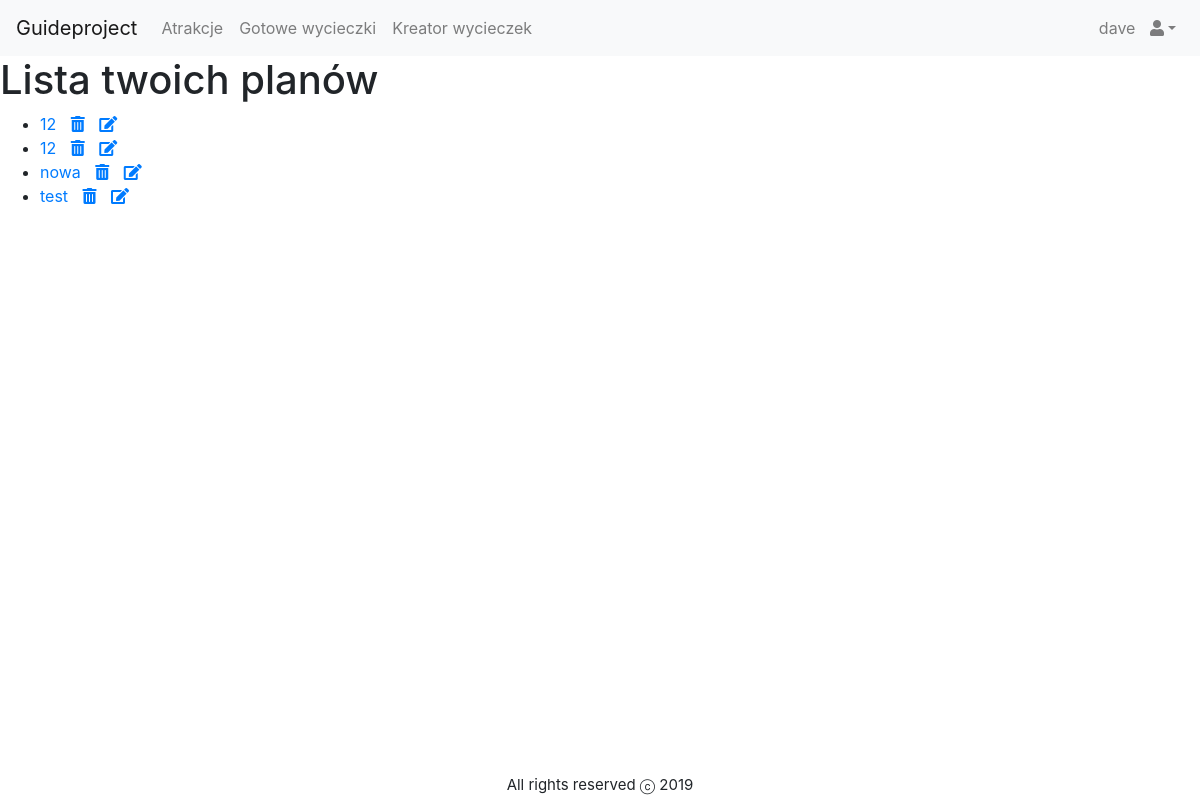
/guide/mytripplans (signed in), run on an earlier commit of the app's database.
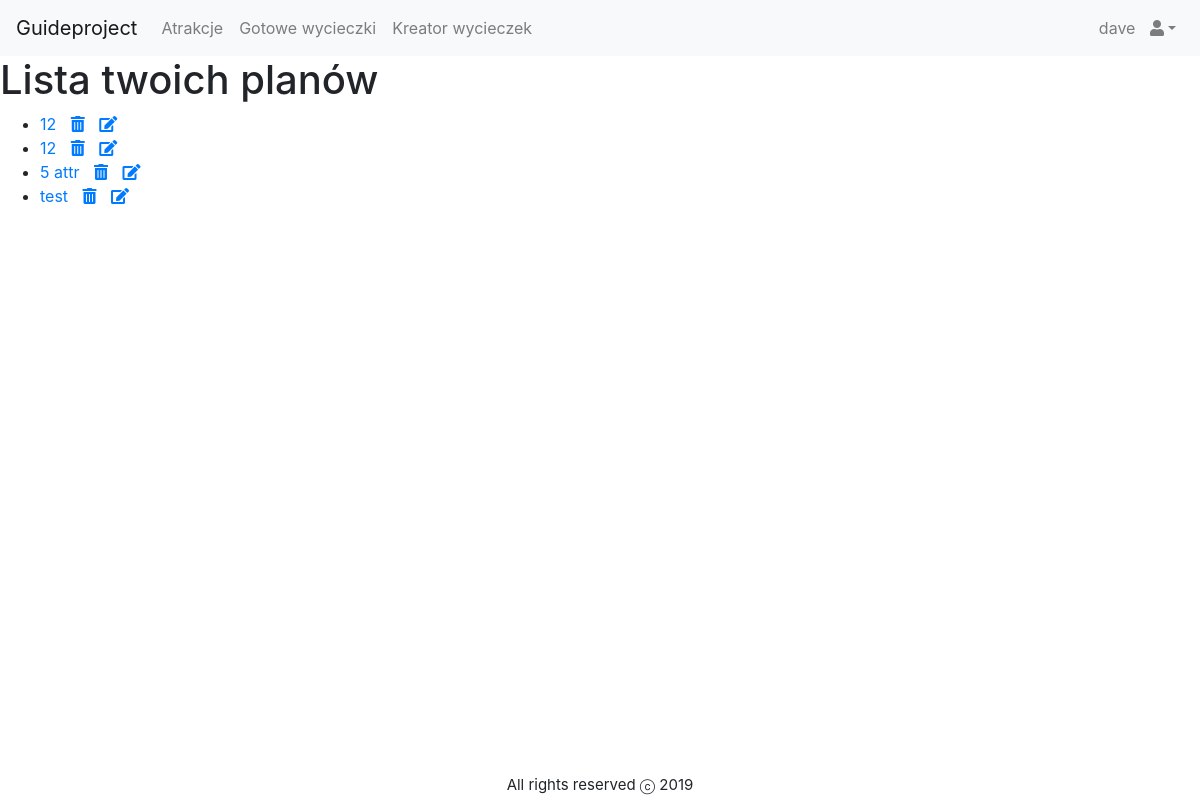
And on a later commit of the database.
### guide/models.py (models this page shows, shortened)
class TripPlan(models.Model):
    name = models.CharField(_("Name"), max_length=150)
    creator = models.ForeignKey("Client", verbose_name=_(
        "Creator"), on_delete=models.CASCADE, null=True, blank=True)
    attractions = models.ManyToManyField(
        "Attraction", verbose_name=_("Attraction list"))
    class Meta:
        ordering = ['name']

### guide/views.py (the view)
# urls.py: path("mytripplans", views.MyTripPlanListView.as_view(), name="my-trip-plans"),
class MyTripPlanListView(ListView):
    model = TripPlan
    template_name = "guide/mytripplan_list.html"
    context_object_name = "mytripplans"
    def get_queryset(self):
        return TripPlan.objects.filter(creator=self.request.user)

### guide/templates/guide/mytripplan_list.html (shortened to what this page needs)
{% extends "base.html" %}
{% block content %}
    <h1>Lista twoich planów</h1>
    {% if mytripplans %}
        <ul>
        {% for trip_plan in mytripplans  %}
        <li>
            <a href="{% url 'trip-plan-detail' trip_plan.pk %}" >{{trip_plan.name}}</a>
            <a href="{% url 'remove-my-plan' trip_plan.pk %}">
                <i class="fas fa-trash-alt binIcon"></i>
            </a>
            <a href="{% url 'edit-my-plan' trip_plan.pk %}">
                <i class="fas fa-edit"></i>
            </a>
        </li>
        {% endfor %}
        </ul>
    {% else %}
        <p>Brak planów</p>
    {% endif %}
{% endblock content %}

What changed in the data, as far as the page shows it:
changed TripPlan: name "nowa" → "5 attr"
